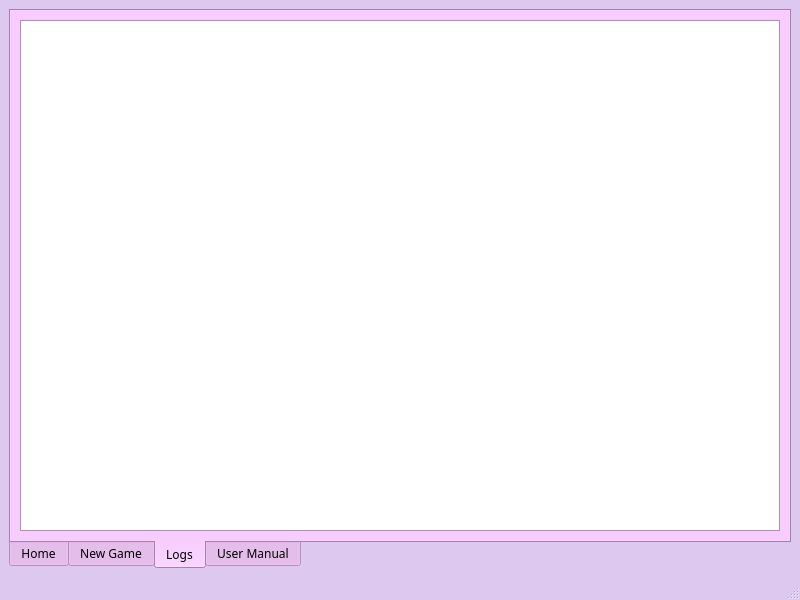
<?xml version="1.0" encoding="UTF-8"?>
<ui version="4.0">
 <class>MainWindow</class>
 <widget class="QMainWindow" name="MainWindow">
  <property name="geometry">
   <rect>
    <x>0</x>
    <y>0</y>
    <width>800</width>
    <height>600</height>
   </rect>
  </property>
  <property name="palette">
   <palette>
    <active>
     <colorrole role="WindowText">
      <brush brushstyle="SolidPattern">
       <color alpha="255">
        <red>0</red>
        <green>0</green>
        <blue>0</blue>
       </color>
      </brush>
     </colorrole>
     <colorrole role="Button">
      <brush brushstyle="SolidPattern">
       <color alpha="255">
        <red>221</red>
        <green>201</green>
        <blue>239</blue>
       </color>
      </brush>
     </colorrole>
     <colorrole role="Light">
      <brush brushstyle="SolidPattern">
       <color alpha="255">
        <red>247</red>
        <green>245</green>
        <blue>250</blue>
       </color>
      </brush>
     </colorrole>
     <colorrole role="Midlight">
      <brush brushstyle="SolidPattern">
       <color alpha="255">
        <red>238</red>
        <green>228</green>
        <blue>247</blue>
       </color>
      </brush>
     </colorrole>
     <colorrole role="Dark">
      <brush brushstyle="SolidPattern">
       <color alpha="255">
        <red>111</red>
        <green>100</green>
        <blue>120</blue>
       </color>
      </brush>
     </colorrole>
     <colorrole role="Mid">
      <brush brushstyle="SolidPattern">
       <color alpha="255">
        <red>147</red>
        <green>134</green>
        <blue>159</blue>
       </color>
      </brush>
     </colorrole>
     <colorrole role="Text">
      <brush brushstyle="SolidPattern">
       <color alpha="255">
        <red>0</red>
        <green>0</green>
        <blue>0</blue>
       </color>
      </brush>
     </colorrole>
     <colorrole role="BrightText">
      <brush brushstyle="SolidPattern">
       <color alpha="255">
        <red>255</red>
        <green>255</green>
        <blue>255</blue>
       </color>
      </brush>
     </colorrole>
     <colorrole role="ButtonText">
      <brush brushstyle="SolidPattern">
       <color alpha="255">
        <red>0</red>
        <green>0</green>
        <blue>0</blue>
       </color>
      </brush>
     </colorrole>
     <colorrole role="Base">
      <brush brushstyle="SolidPattern">
       <color alpha="255">
        <red>252</red>
        <green>233</green>
        <blue>255</blue>
       </color>
      </brush>
     </colorrole>
     <colorrole role="Window">
      <brush brushstyle="SolidPattern">
       <color alpha="255">
        <red>221</red>
        <green>201</green>
        <blue>239</blue>
       </color>
      </brush>
     </colorrole>
     <colorrole role="Shadow">
      <brush brushstyle="SolidPattern">
       <color alpha="255">
        <red>0</red>
        <green>0</green>
        <blue>0</blue>
       </color>
      </brush>
     </colorrole>
     <colorrole role="Highlight">
      <brush brushstyle="SolidPattern">
       <color alpha="255">
        <red>182</red>
        <green>131</green>
        <blue>251</blue>
       </color>
      </brush>
     </colorrole>
     <colorrole role="AlternateBase">
      <brush brushstyle="SolidPattern">
       <color alpha="255">
        <red>238</red>
        <green>228</green>
        <blue>247</blue>
       </color>
      </brush>
     </colorrole>
     <colorrole role="ToolTipBase">
      <brush brushstyle="SolidPattern">
       <color alpha="255">
        <red>255</red>
        <green>255</green>
        <blue>220</blue>
       </color>
      </brush>
     </colorrole>
     <colorrole role="ToolTipText">
      <brush brushstyle="SolidPattern">
       <color alpha="255">
        <red>0</red>
        <green>0</green>
        <blue>0</blue>
       </color>
      </brush>
     </colorrole>
     <colorrole role="PlaceholderText">
      <brush brushstyle="SolidPattern">
       <color alpha="127">
        <red>0</red>
        <green>0</green>
        <blue>0</blue>
       </color>
      </brush>
     </colorrole>
     <colorrole role="Accent">
      <brush brushstyle="SolidPattern">
       <color alpha="255">
        <red>244</red>
        <green>237</green>
        <blue>253</blue>
       </color>
      </brush>
     </colorrole>
    </active>
    <inactive>
     <colorrole role="WindowText">
      <brush brushstyle="SolidPattern">
       <color alpha="255">
        <red>0</red>
        <green>0</green>
        <blue>0</blue>
       </color>
      </brush>
     </colorrole>
     <colorrole role="Button">
      <brush brushstyle="SolidPattern">
       <color alpha="255">
        <red>221</red>
        <green>201</green>
        <blue>239</blue>
       </color>
      </brush>
     </colorrole>
     <colorrole role="Light">
      <brush brushstyle="SolidPattern">
       <color alpha="255">
        <red>247</red>
        <green>245</green>
        <blue>250</blue>
       </color>
      </brush>
     </colorrole>
     <colorrole role="Midlight">
      <brush brushstyle="SolidPattern">
       <color alpha="255">
        <red>238</red>
        <green>228</green>
        <blue>247</blue>
       </color>
      </brush>
     </colorrole>
     <colorrole role="Dark">
      <brush brushstyle="SolidPattern">
       <color alpha="255">
        <red>111</red>
        <green>100</green>
        <blue>120</blue>
       </color>
      </brush>
     </colorrole>
     <colorrole role="Mid">
      <brush brushstyle="SolidPattern">
       <color alpha="255">
        <red>147</red>
        <green>134</green>
        <blue>159</blue>
       </color>
      </brush>
     </colorrole>
     <colorrole role="Text">
      <brush brushstyle="SolidPattern">
       <color alpha="255">
        <red>0</red>
        <green>0</green>
        <blue>0</blue>
       </color>
      </brush>
     </colorrole>
     <colorrole role="BrightText">
      <brush brushstyle="SolidPattern">
       <color alpha="255">
        <red>255</red>
        <green>255</green>
        <blue>255</blue>
       </color>
      </brush>
     </colorrole>
     <colorrole role="ButtonText">
      <brush brushstyle="SolidPattern">
       <color alpha="255">
        <red>0</red>
        <green>0</green>
        <blue>0</blue>
       </color>
      </brush>
     </colorrole>
     <colorrole role="Base">
      <brush brushstyle="SolidPattern">
       <color alpha="255">
        <red>252</red>
        <green>233</green>
        <blue>255</blue>
       </color>
      </brush>
     </colorrole>
     <colorrole role="Window">
      <brush brushstyle="SolidPattern">
       <color alpha="255">
        <red>221</red>
        <green>201</green>
        <blue>239</blue>
       </color>
      </brush>
     </colorrole>
     <colorrole role="Shadow">
      <brush brushstyle="SolidPattern">
       <color alpha="255">
        <red>0</red>
        <green>0</green>
        <blue>0</blue>
       </color>
      </brush>
     </colorrole>
     <colorrole role="Highlight">
      <brush brushstyle="SolidPattern">
       <color alpha="255">
        <red>182</red>
        <green>131</green>
        <blue>251</blue>
       </color>
      </brush>
     </colorrole>
     <colorrole role="AlternateBase">
      <brush brushstyle="SolidPattern">
       <color alpha="255">
        <red>238</red>
        <green>228</green>
        <blue>247</blue>
       </color>
      </brush>
     </colorrole>
     <colorrole role="ToolTipBase">
      <brush brushstyle="SolidPattern">
       <color alpha="255">
        <red>255</red>
        <green>255</green>
        <blue>220</blue>
       </color>
      </brush>
     </colorrole>
     <colorrole role="ToolTipText">
      <brush brushstyle="SolidPattern">
       <color alpha="255">
        <red>0</red>
        <green>0</green>
        <blue>0</blue>
       </color>
      </brush>
     </colorrole>
     <colorrole role="PlaceholderText">
      <brush brushstyle="SolidPattern">
       <color alpha="127">
        <red>0</red>
        <green>0</green>
        <blue>0</blue>
       </color>
      </brush>
     </colorrole>
     <colorrole role="Accent">
      <brush brushstyle="SolidPattern">
       <color alpha="255">
        <red>244</red>
        <green>237</green>
        <blue>253</blue>
       </color>
      </brush>
     </colorrole>
    </inactive>
    <disabled>
     <colorrole role="WindowText">
      <brush brushstyle="SolidPattern">
       <color alpha="255">
        <red>111</red>
        <green>100</green>
        <blue>120</blue>
       </color>
      </brush>
     </colorrole>
     <colorrole role="Button">
      <brush brushstyle="SolidPattern">
       <color alpha="255">
        <red>221</red>
        <green>201</green>
        <blue>239</blue>
       </color>
      </brush>
     </colorrole>
     <colorrole role="Light">
      <brush brushstyle="SolidPattern">
       <color alpha="255">
        <red>247</red>
        <green>245</green>
        <blue>250</blue>
       </color>
      </brush>
     </colorrole>
     <colorrole role="Midlight">
      <brush brushstyle="SolidPattern">
       <color alpha="255">
        <red>238</red>
        <green>228</green>
        <blue>247</blue>
       </color>
      </brush>
     </colorrole>
     <colorrole role="Dark">
      <brush brushstyle="SolidPattern">
       <color alpha="255">
        <red>111</red>
        <green>100</green>
        <blue>120</blue>
       </color>
      </brush>
     </colorrole>
     <colorrole role="Mid">
      <brush brushstyle="SolidPattern">
       <color alpha="255">
        <red>147</red>
        <green>134</green>
        <blue>159</blue>
       </color>
      </brush>
     </colorrole>
     <colorrole role="Text">
      <brush brushstyle="SolidPattern">
       <color alpha="255">
        <red>111</red>
        <green>100</green>
        <blue>120</blue>
       </color>
      </brush>
     </colorrole>
     <colorrole role="BrightText">
      <brush brushstyle="SolidPattern">
       <color alpha="255">
        <red>255</red>
        <green>255</green>
        <blue>255</blue>
       </color>
      </brush>
     </colorrole>
     <colorrole role="ButtonText">
      <brush brushstyle="SolidPattern">
       <color alpha="255">
        <red>111</red>
        <green>100</green>
        <blue>120</blue>
       </color>
      </brush>
     </colorrole>
     <colorrole role="Base">
      <brush brushstyle="SolidPattern">
       <color alpha="255">
        <red>221</red>
        <green>201</green>
        <blue>239</blue>
       </color>
      </brush>
     </colorrole>
     <colorrole role="Window">
      <brush brushstyle="SolidPattern">
       <color alpha="255">
        <red>221</red>
        <green>201</green>
        <blue>239</blue>
       </color>
      </brush>
     </colorrole>
     <colorrole role="Shadow">
      <brush brushstyle="SolidPattern">
       <color alpha="255">
        <red>0</red>
        <green>0</green>
        <blue>0</blue>
       </color>
      </brush>
     </colorrole>
     <colorrole role="AlternateBase">
      <brush brushstyle="SolidPattern">
       <color alpha="255">
        <red>221</red>
        <green>201</green>
        <blue>239</blue>
       </color>
      </brush>
     </colorrole>
     <colorrole role="ToolTipBase">
      <brush brushstyle="SolidPattern">
       <color alpha="255">
        <red>255</red>
        <green>255</green>
        <blue>220</blue>
       </color>
      </brush>
     </colorrole>
     <colorrole role="ToolTipText">
      <brush brushstyle="SolidPattern">
       <color alpha="255">
        <red>0</red>
        <green>0</green>
        <blue>0</blue>
       </color>
      </brush>
     </colorrole>
     <colorrole role="PlaceholderText">
      <brush brushstyle="SolidPattern">
       <color alpha="127">
        <red>111</red>
        <green>100</green>
        <blue>120</blue>
       </color>
      </brush>
     </colorrole>
     <colorrole role="Accent">
      <brush brushstyle="SolidPattern">
       <color alpha="255">
        <red>244</red>
        <green>237</green>
        <blue>253</blue>
       </color>
      </brush>
     </colorrole>
    </disabled>
   </palette>
  </property>
  <property name="windowTitle">
   <string>MainWindow</string>
  </property>
  <widget class="QWidget" name="centralwidget">
   <layout class="QVBoxLayout" name="verticalLayout">
    <item>
     <widget class="QTabWidget" name="tabWidget">
      <property name="palette">
       <palette>
        <active>
         <colorrole role="WindowText">
          <brush brushstyle="SolidPattern">
           <color alpha="255">
            <red>0</red>
            <green>0</green>
            <blue>0</blue>
           </color>
          </brush>
         </colorrole>
         <colorrole role="Button">
          <brush brushstyle="SolidPattern">
           <color alpha="255">
            <red>234</red>
            <green>178</green>
            <blue>242</blue>
           </color>
          </brush>
         </colorrole>
         <colorrole role="Light">
          <brush brushstyle="SolidPattern">
           <color alpha="255">
            <red>255</red>
            <green>255</green>
            <blue>255</blue>
           </color>
          </brush>
         </colorrole>
         <colorrole role="Midlight">
          <brush brushstyle="SolidPattern">
           <color alpha="255">
            <red>244</red>
            <green>216</green>
            <blue>248</blue>
           </color>
          </brush>
         </colorrole>
         <colorrole role="Dark">
          <brush brushstyle="SolidPattern">
           <color alpha="255">
            <red>117</red>
            <green>89</green>
            <blue>121</blue>
           </color>
          </brush>
         </colorrole>
         <colorrole role="Mid">
          <brush brushstyle="SolidPattern">
           <color alpha="255">
            <red>156</red>
            <green>119</green>
            <blue>161</blue>
           </color>
          </brush>
         </colorrole>
         <colorrole role="Text">
          <brush brushstyle="SolidPattern">
           <color alpha="255">
            <red>0</red>
            <green>0</green>
            <blue>0</blue>
           </color>
          </brush>
         </colorrole>
         <colorrole role="BrightText">
          <brush brushstyle="SolidPattern">
           <color alpha="255">
            <red>255</red>
            <green>255</green>
            <blue>255</blue>
           </color>
          </brush>
         </colorrole>
         <colorrole role="ButtonText">
          <brush brushstyle="SolidPattern">
           <color alpha="255">
            <red>0</red>
            <green>0</green>
            <blue>0</blue>
           </color>
          </brush>
         </colorrole>
         <colorrole role="Base">
          <brush brushstyle="SolidPattern">
           <color alpha="255">
            <red>255</red>
            <green>255</green>
            <blue>255</blue>
           </color>
          </brush>
         </colorrole>
         <colorrole role="Window">
          <brush brushstyle="SolidPattern">
           <color alpha="255">
            <red>234</red>
            <green>178</green>
            <blue>242</blue>
           </color>
          </brush>
         </colorrole>
         <colorrole role="Shadow">
          <brush brushstyle="SolidPattern">
           <color alpha="255">
            <red>0</red>
            <green>0</green>
            <blue>0</blue>
           </color>
          </brush>
         </colorrole>
         <colorrole role="AlternateBase">
          <brush brushstyle="SolidPattern">
           <color alpha="255">
            <red>244</red>
            <green>216</green>
            <blue>248</blue>
           </color>
          </brush>
         </colorrole>
         <colorrole role="ToolTipBase">
          <brush brushstyle="SolidPattern">
           <color alpha="255">
            <red>255</red>
            <green>255</green>
            <blue>220</blue>
           </color>
          </brush>
         </colorrole>
         <colorrole role="ToolTipText">
          <brush brushstyle="SolidPattern">
           <color alpha="255">
            <red>0</red>
            <green>0</green>
            <blue>0</blue>
           </color>
          </brush>
         </colorrole>
         <colorrole role="PlaceholderText">
          <brush brushstyle="SolidPattern">
           <color alpha="127">
            <red>0</red>
            <green>0</green>
            <blue>0</blue>
           </color>
          </brush>
         </colorrole>
         <colorrole role="Accent">
          <brush brushstyle="SolidPattern">
           <color alpha="255">
            <red>255</red>
            <green>255</green>
            <blue>255</blue>
           </color>
          </brush>
         </colorrole>
        </active>
        <inactive>
         <colorrole role="WindowText">
          <brush brushstyle="SolidPattern">
           <color alpha="255">
            <red>0</red>
            <green>0</green>
            <blue>0</blue>
           </color>
          </brush>
         </colorrole>
         <colorrole role="Button">
          <brush brushstyle="SolidPattern">
           <color alpha="255">
            <red>234</red>
            <green>178</green>
            <blue>242</blue>
           </color>
          </brush>
         </colorrole>
         <colorrole role="Light">
          <brush brushstyle="SolidPattern">
           <color alpha="255">
            <red>255</red>
            <green>255</green>
            <blue>255</blue>
           </color>
          </brush>
         </colorrole>
         <colorrole role="Midlight">
          <brush brushstyle="SolidPattern">
           <color alpha="255">
            <red>244</red>
            <green>216</green>
            <blue>248</blue>
           </color>
          </brush>
         </colorrole>
         <colorrole role="Dark">
          <brush brushstyle="SolidPattern">
           <color alpha="255">
            <red>117</red>
            <green>89</green>
            <blue>121</blue>
           </color>
          </brush>
         </colorrole>
         <colorrole role="Mid">
          <brush brushstyle="SolidPattern">
           <color alpha="255">
            <red>156</red>
            <green>119</green>
            <blue>161</blue>
           </color>
          </brush>
         </colorrole>
         <colorrole role="Text">
          <brush brushstyle="SolidPattern">
           <color alpha="255">
            <red>0</red>
            <green>0</green>
            <blue>0</blue>
           </color>
          </brush>
         </colorrole>
         <colorrole role="BrightText">
          <brush brushstyle="SolidPattern">
           <color alpha="255">
            <red>255</red>
            <green>255</green>
            <blue>255</blue>
           </color>
          </brush>
         </colorrole>
         <colorrole role="ButtonText">
          <brush brushstyle="SolidPattern">
           <color alpha="255">
            <red>0</red>
            <green>0</green>
            <blue>0</blue>
           </color>
          </brush>
         </colorrole>
         <colorrole role="Base">
          <brush brushstyle="SolidPattern">
           <color alpha="255">
            <red>255</red>
            <green>255</green>
            <blue>255</blue>
           </color>
          </brush>
         </colorrole>
         <colorrole role="Window">
          <brush brushstyle="SolidPattern">
           <color alpha="255">
            <red>234</red>
            <green>178</green>
            <blue>242</blue>
           </color>
          </brush>
         </colorrole>
         <colorrole role="Shadow">
          <brush brushstyle="SolidPattern">
           <color alpha="255">
            <red>0</red>
            <green>0</green>
            <blue>0</blue>
           </color>
          </brush>
         </colorrole>
         <colorrole role="AlternateBase">
          <brush brushstyle="SolidPattern">
           <color alpha="255">
            <red>244</red>
            <green>216</green>
            <blue>248</blue>
           </color>
          </brush>
         </colorrole>
         <colorrole role="ToolTipBase">
          <brush brushstyle="SolidPattern">
           <color alpha="255">
            <red>255</red>
            <green>255</green>
            <blue>220</blue>
           </color>
          </brush>
         </colorrole>
         <colorrole role="ToolTipText">
          <brush brushstyle="SolidPattern">
           <color alpha="255">
            <red>0</red>
            <green>0</green>
            <blue>0</blue>
           </color>
          </brush>
         </colorrole>
         <colorrole role="PlaceholderText">
          <brush brushstyle="SolidPattern">
           <color alpha="127">
            <red>0</red>
            <green>0</green>
            <blue>0</blue>
           </color>
          </brush>
         </colorrole>
         <colorrole role="Accent">
          <brush brushstyle="SolidPattern">
           <color alpha="255">
            <red>255</red>
            <green>255</green>
            <blue>255</blue>
           </color>
          </brush>
         </colorrole>
        </inactive>
        <disabled>
         <colorrole role="WindowText">
          <brush brushstyle="SolidPattern">
           <color alpha="255">
            <red>117</red>
            <green>89</green>
            <blue>121</blue>
           </color>
          </brush>
         </colorrole>
         <colorrole role="Button">
          <brush brushstyle="SolidPattern">
           <color alpha="255">
            <red>234</red>
            <green>178</green>
            <blue>242</blue>
           </color>
          </brush>
         </colorrole>
         <colorrole role="Light">
          <brush brushstyle="SolidPattern">
           <color alpha="255">
            <red>255</red>
            <green>255</green>
            <blue>255</blue>
           </color>
          </brush>
         </colorrole>
         <colorrole role="Midlight">
          <brush brushstyle="SolidPattern">
           <color alpha="255">
            <red>244</red>
            <green>216</green>
            <blue>248</blue>
           </color>
          </brush>
         </colorrole>
         <colorrole role="Dark">
          <brush brushstyle="SolidPattern">
           <color alpha="255">
            <red>117</red>
            <green>89</green>
            <blue>121</blue>
           </color>
          </brush>
         </colorrole>
         <colorrole role="Mid">
          <brush brushstyle="SolidPattern">
           <color alpha="255">
            <red>156</red>
            <green>119</green>
            <blue>161</blue>
           </color>
          </brush>
         </colorrole>
         <colorrole role="Text">
          <brush brushstyle="SolidPattern">
           <color alpha="255">
            <red>117</red>
            <green>89</green>
            <blue>121</blue>
           </color>
          </brush>
         </colorrole>
         <colorrole role="BrightText">
          <brush brushstyle="SolidPattern">
           <color alpha="255">
            <red>255</red>
            <green>255</green>
            <blue>255</blue>
           </color>
          </brush>
         </colorrole>
         <colorrole role="ButtonText">
          <brush brushstyle="SolidPattern">
           <color alpha="255">
            <red>117</red>
            <green>89</green>
            <blue>121</blue>
           </color>
          </brush>
         </colorrole>
         <colorrole role="Base">
          <brush brushstyle="SolidPattern">
           <color alpha="255">
            <red>234</red>
            <green>178</green>
            <blue>242</blue>
           </color>
          </brush>
         </colorrole>
         <colorrole role="Window">
          <brush brushstyle="SolidPattern">
           <color alpha="255">
            <red>234</red>
            <green>178</green>
            <blue>242</blue>
           </color>
          </brush>
         </colorrole>
         <colorrole role="Shadow">
          <brush brushstyle="SolidPattern">
           <color alpha="255">
            <red>0</red>
            <green>0</green>
            <blue>0</blue>
           </color>
          </brush>
         </colorrole>
         <colorrole role="AlternateBase">
          <brush brushstyle="SolidPattern">
           <color alpha="255">
            <red>234</red>
            <green>178</green>
            <blue>242</blue>
           </color>
          </brush>
         </colorrole>
         <colorrole role="ToolTipBase">
          <brush brushstyle="SolidPattern">
           <color alpha="255">
            <red>255</red>
            <green>255</green>
            <blue>220</blue>
           </color>
          </brush>
         </colorrole>
         <colorrole role="ToolTipText">
          <brush brushstyle="SolidPattern">
           <color alpha="255">
            <red>0</red>
            <green>0</green>
            <blue>0</blue>
           </color>
          </brush>
         </colorrole>
         <colorrole role="PlaceholderText">
          <brush brushstyle="SolidPattern">
           <color alpha="127">
            <red>117</red>
            <green>89</green>
            <blue>121</blue>
           </color>
          </brush>
         </colorrole>
         <colorrole role="Accent">
          <brush brushstyle="SolidPattern">
           <color alpha="255">
            <red>254</red>
            <green>247</green>
            <blue>255</blue>
           </color>
          </brush>
         </colorrole>
        </disabled>
       </palette>
      </property>
      <property name="font">
       <font>
        <family>SF Mono</family>
        <italic>false</italic>
        <kerning>true</kerning>
        <fontweight>DemiBold</fontweight>
       </font>
      </property>
      <property name="tabPosition">
       <enum>QTabWidget::South</enum>
      </property>
      <property name="tabShape">
       <enum>QTabWidget::Rounded</enum>
      </property>
      <property name="currentIndex">
       <number>2</number>
      </property>
      <property name="elideMode">
       <enum>Qt::ElideRight</enum>
      </property>
      <property name="tabBarAutoHide">
       <bool>false</bool>
      </property>
      <widget class="QWidget" name="homeTab">
       <property name="font">
        <font>
         <family>SF Mono</family>
         <italic>false</italic>
         <bold>true</bold>
         <kerning>true</kerning>
        </font>
       </property>
       <attribute name="title">
        <string>Home</string>
       </attribute>
       <layout class="QGridLayout" name="gridLayout">
        <item row="0" column="0">
         <widget class="QLabel" name="homeLabel">
          <property name="palette">
           <palette>
            <active>
             <colorrole role="WindowText">
              <brush brushstyle="SolidPattern">
               <color alpha="255">
                <red>56</red>
                <green>52</green>
                <blue>46</blue>
               </color>
              </brush>
             </colorrole>
            </active>
            <inactive>
             <colorrole role="WindowText">
              <brush brushstyle="SolidPattern">
               <color alpha="255">
                <red>56</red>
                <green>52</green>
                <blue>46</blue>
               </color>
              </brush>
             </colorrole>
            </inactive>
            <disabled/>
           </palette>
          </property>
          <property name="autoFillBackground">
           <bool>false</bool>
          </property>
          <property name="text">
           <string>Game In Progress: None. Start new game with the new game tab or look at past games in the logs tab.</string>
          </property>
          <property name="alignment">
           <set>Qt::AlignCenter</set>
          </property>
          <property name="wordWrap">
           <bool>true</bool>
          </property>
         </widget>
        </item>
       </layout>
      </widget>
      <widget class="QWidget" name="newGameTab">
       <attribute name="title">
        <string>New Game</string>
       </attribute>
       <layout class="QVBoxLayout" name="verticalLayout_2">
        <item>
         <widget class="QLabel" name="isDataCompleteLabel">
          <property name="autoFillBackground">
           <bool>false</bool>
          </property>
          <property name="text">
           <string>Data Not Complete Yet</string>
          </property>
          <property name="textFormat">
           <enum>Qt::AutoText</enum>
          </property>
         </widget>
        </item>
        <item>
         <widget class="QLineEdit" name="userNameLineEdit">
          <property name="sizePolicy">
           <sizepolicy hsizetype="Fixed" vsizetype="Fixed">
            <horstretch>0</horstretch>
            <verstretch>0</verstretch>
           </sizepolicy>
          </property>
          <property name="minimumSize">
           <size>
            <width>179</width>
            <height>21</height>
           </size>
          </property>
          <property name="maximumSize">
           <size>
            <width>179</width>
            <height>21</height>
           </size>
          </property>
          <property name="toolTip">
           <string>Maximum length of 16 characters</string>
          </property>
          <property name="text">
           <string/>
          </property>
          <property name="maxLength">
           <number>16</number>
          </property>
          <property name="placeholderText">
           <string>User Name (Max.: 16)</string>
          </property>
          <property name="clearButtonEnabled">
           <bool>false</bool>
          </property>
         </widget>
        </item>
        <item>
         <widget class="QSpinBox" name="amountOfWaypointsSpinBox">
          <property name="sizePolicy">
           <sizepolicy hsizetype="Fixed" vsizetype="Fixed">
            <horstretch>0</horstretch>
            <verstretch>0</verstretch>
           </sizepolicy>
          </property>
          <property name="minimumSize">
           <size>
            <width>179</width>
            <height>20</height>
           </size>
          </property>
          <property name="maximumSize">
           <size>
            <width>179</width>
            <height>21</height>
           </size>
          </property>
          <property name="toolTip">
           <string>How many waypoints do you want for the game</string>
          </property>
          <property name="prefix">
           <string>Waypoints: </string>
          </property>
          <property name="maximum">
           <number>10</number>
          </property>
         </widget>
        </item>
        <item>
         <widget class="QComboBox" name="wayPointSelector">
          <property name="enabled">
           <bool>false</bool>
          </property>
          <property name="sizePolicy">
           <sizepolicy hsizetype="Fixed" vsizetype="Fixed">
            <horstretch>0</horstretch>
            <verstretch>0</verstretch>
           </sizepolicy>
          </property>
          <property name="minimumSize">
           <size>
            <width>230</width>
            <height>20</height>
           </size>
          </property>
          <property name="maximumSize">
           <size>
            <width>230</width>
            <height>21</height>
           </size>
          </property>
          <property name="toolTip">
           <string>Select the waypoint that you want to edit</string>
          </property>
          <property name="placeholderText">
           <string>Select Waypoint To Edit</string>
          </property>
         </widget>
        </item>
        <item>
         <widget class="QLineEdit" name="latLineEdit">
          <property name="enabled">
           <bool>false</bool>
          </property>
          <property name="sizePolicy">
           <sizepolicy hsizetype="Fixed" vsizetype="Fixed">
            <horstretch>0</horstretch>
            <verstretch>0</verstretch>
           </sizepolicy>
          </property>
          <property name="minimumSize">
           <size>
            <width>179</width>
            <height>0</height>
           </size>
          </property>
          <property name="maximumSize">
           <size>
            <width>179</width>
            <height>16777215</height>
           </size>
          </property>
          <property name="toolTip">
           <string>Use decimal degrees in the following format: Correct: 41.40338, 2.17403. Incorrect: 41,40338, 2,17403.</string>
          </property>
          <property name="inputMethodHints">
           <set>Qt::ImhFormattedNumbersOnly</set>
          </property>
          <property name="placeholderText">
           <string>Latitude</string>
          </property>
         </widget>
        </item>
        <item>
         <widget class="QLineEdit" name="longLineEdit">
          <property name="enabled">
           <bool>false</bool>
          </property>
          <property name="minimumSize">
           <size>
            <width>179</width>
            <height>0</height>
           </size>
          </property>
          <property name="maximumSize">
           <size>
            <width>179</width>
            <height>16777215</height>
           </size>
          </property>
          <property name="toolTip">
           <string>Use decimal degrees in the following format: Correct: 41.40338, 2.17403. Incorrect: 41,40338, 2,17403.</string>
          </property>
          <property name="placeholderText">
           <string>Longitude</string>
          </property>
         </widget>
        </item>
        <item>
         <widget class="QComboBox" name="wayPointPuzzleSelect">
          <property name="enabled">
           <bool>false</bool>
          </property>
          <property name="sizePolicy">
           <sizepolicy hsizetype="Fixed" vsizetype="Fixed">
            <horstretch>0</horstretch>
            <verstretch>0</verstretch>
           </sizepolicy>
          </property>
          <property name="minimumSize">
           <size>
            <width>230</width>
            <height>21</height>
           </size>
          </property>
          <property name="maximumSize">
           <size>
            <width>16777215</width>
            <height>21</height>
           </size>
          </property>
          <property name="toolTip">
           <string>Choose the puzzle to be played at the waypoint</string>
          </property>
          <property name="editable">
           <bool>false</bool>
          </property>
          <property name="placeholderText">
           <string>Waypoint Puzzle</string>
          </property>
         </widget>
        </item>
        <item>
         <widget class="QScrollArea" name="scrollArea_2">
          <property name="widgetResizable">
           <bool>true</bool>
          </property>
          <widget class="QWidget" name="scrollAreaWidgetContents_2">
           <property name="geometry">
            <rect>
             <x>0</x>
             <y>0</y>
             <width>728</width>
             <height>209</height>
            </rect>
           </property>
           <layout class="QVBoxLayout" name="verticalLayout_6">
            <item>
             <widget class="QTextEdit" name="waypointStatusTextEdit">
              <property name="readOnly">
               <bool>true</bool>
              </property>
              <property name="html">
               <string>&lt;!DOCTYPE HTML PUBLIC &quot;-//W3C//DTD HTML 4.0//EN&quot; &quot;http://www.w3.org/TR/REC-html40/strict.dtd&quot;&gt;
&lt;html&gt;&lt;head&gt;&lt;meta name=&quot;qrichtext&quot; content=&quot;1&quot; /&gt;&lt;meta charset=&quot;utf-8&quot; /&gt;&lt;style type=&quot;text/css&quot;&gt;
p, li { white-space: pre-wrap; }
hr { height: 1px; border-width: 0; }
li.unchecked::marker { content: &quot;\2610&quot;; }
li.checked::marker { content: &quot;\2612&quot;; }
&lt;/style&gt;&lt;/head&gt;&lt;body style=&quot; font-family:'SF Mono'; font-size:13pt; font-weight:600; font-style:normal;&quot;&gt;
&lt;p style=&quot;-qt-paragraph-type:empty; margin-top:0px; margin-bottom:0px; margin-left:0px; margin-right:0px; -qt-block-indent:0; text-indent:0px;&quot;&gt;&lt;br /&gt;&lt;/p&gt;&lt;/body&gt;&lt;/html&gt;</string>
              </property>
             </widget>
            </item>
           </layout>
          </widget>
         </widget>
        </item>
        <item alignment="Qt::AlignHCenter">
         <widget class="QPushButton" name="newGameButton">
          <property name="enabled">
           <bool>false</bool>
          </property>
          <property name="minimumSize">
           <size>
            <width>179</width>
            <height>0</height>
           </size>
          </property>
          <property name="maximumSize">
           <size>
            <width>179</width>
            <height>16777215</height>
           </size>
          </property>
          <property name="text">
           <string>New Game</string>
          </property>
         </widget>
        </item>
        <item>
         <spacer name="verticalSpacer">
          <property name="orientation">
           <enum>Qt::Vertical</enum>
          </property>
          <property name="sizeHint" stdset="0">
           <size>
            <width>20</width>
            <height>40</height>
           </size>
          </property>
         </spacer>
        </item>
       </layout>
      </widget>
      <widget class="QWidget" name="logsTab">
       <attribute name="title">
        <string>Logs</string>
       </attribute>
       <layout class="QVBoxLayout" name="verticalLayout_3">
        <item>
         <widget class="QListWidget" name="logsListWidget"/>
        </item>
       </layout>
      </widget>
      <widget class="QWidget" name="userManualTab">
       <attribute name="title">
        <string>User Manual</string>
       </attribute>
       <layout class="QVBoxLayout" name="verticalLayout_4">
        <item>
         <widget class="QScrollArea" name="scrollArea">
          <property name="widgetResizable">
           <bool>true</bool>
          </property>
          <widget class="QWidget" name="scrollAreaWidgetContents">
           <property name="geometry">
            <rect>
             <x>0</x>
             <y>0</y>
             <width>728</width>
             <height>486</height>
            </rect>
           </property>
           <layout class="QVBoxLayout" name="verticalLayout_5">
            <item>
             <widget class="QLabel" name="label">
              <property name="text">
               <string>TextLabel</string>
              </property>
             </widget>
            </item>
           </layout>
          </widget>
         </widget>
        </item>
       </layout>
      </widget>
     </widget>
    </item>
   </layout>
  </widget>
  <widget class="QStatusBar" name="statusbar">
   <property name="sizeGripEnabled">
    <bool>true</bool>
   </property>
  </widget>
 </widget>
 <resources/>
 <connections/>
</ui>
